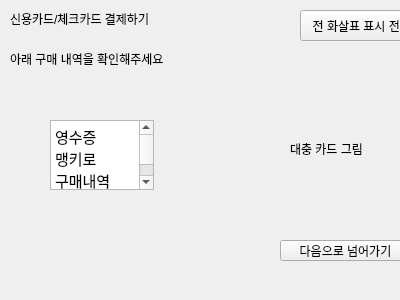
<?xml version="1.0" encoding="UTF-8"?>
<ui version="4.0">
 <class>pagepay_card</class>
 <widget class="QWidget" name="pagepay_card">
  <property name="geometry">
   <rect>
    <x>0</x>
    <y>0</y>
    <width>400</width>
    <height>300</height>
   </rect>
  </property>
  <property name="windowTitle">
   <string>Form</string>
  </property>
  <widget class="QLabel" name="label">
   <property name="geometry">
    <rect>
     <x>10</x>
     <y>10</y>
     <width>201</width>
     <height>17</height>
    </rect>
   </property>
   <property name="text">
    <string>신용카드/체크카드 결제하기</string>
   </property>
  </widget>
  <widget class="QLabel" name="label_2">
   <property name="geometry">
    <rect>
     <x>10</x>
     <y>50</y>
     <width>211</width>
     <height>17</height>
    </rect>
   </property>
   <property name="text">
    <string>아래 구매 내역을 확인해주세요</string>
   </property>
  </widget>
  <widget class="QPushButton" name="pushButton">
   <property name="geometry">
    <rect>
     <x>280</x>
     <y>240</y>
     <width>131</width>
     <height>21</height>
    </rect>
   </property>
   <property name="text">
    <string>다음으로 넘어가기</string>
   </property>
  </widget>
  <widget class="QTextEdit" name="textEdit">
   <property name="geometry">
    <rect>
     <x>50</x>
     <y>120</y>
     <width>104</width>
     <height>70</height>
    </rect>
   </property>
   <property name="html">
    <string>&lt;!DOCTYPE HTML PUBLIC &quot;-//W3C//DTD HTML 4.0//EN&quot; &quot;http://www.w3.org/TR/REC-html40/strict.dtd&quot;&gt;
&lt;html&gt;&lt;head&gt;&lt;meta name=&quot;qrichtext&quot; content=&quot;1&quot; /&gt;&lt;meta charset=&quot;utf-8&quot; /&gt;&lt;style type=&quot;text/css&quot;&gt;
p, li { white-space: pre-wrap; }
hr { height: 1px; border-width: 0; }
li.unchecked::marker { content: &quot;\2610&quot;; }
li.checked::marker { content: &quot;\2612&quot;; }
&lt;/style&gt;&lt;/head&gt;&lt;body style=&quot; font-family:'Ubuntu'; font-size:11pt; font-weight:400; font-style:normal;&quot;&gt;
&lt;p style=&quot; margin-top:0px; margin-bottom:0px; margin-left:0px; margin-right:0px; -qt-block-indent:0; text-indent:0px;&quot;&gt;영수증 맹키로 구매내역&lt;/p&gt;
&lt;p style=&quot;-qt-paragraph-type:empty; margin-top:0px; margin-bottom:0px; margin-left:0px; margin-right:0px; -qt-block-indent:0; text-indent:0px;&quot;&gt;&lt;br /&gt;&lt;/p&gt;&lt;/body&gt;&lt;/html&gt;</string>
   </property>
  </widget>
  <widget class="QLabel" name="label_3">
   <property name="geometry">
    <rect>
     <x>290</x>
     <y>140</y>
     <width>121</width>
     <height>17</height>
    </rect>
   </property>
   <property name="text">
    <string>대충 카드 그림</string>
   </property>
  </widget>
  <widget class="QPushButton" name="pushButton_2">
   <property name="geometry">
    <rect>
     <x>300</x>
     <y>10</y>
     <width>171</width>
     <height>31</height>
    </rect>
   </property>
   <property name="text">
    <string>전 화살표 표시 전화면 돌아감</string>
   </property>
  </widget>
 </widget>
 <resources/>
 <connections/>
</ui>
